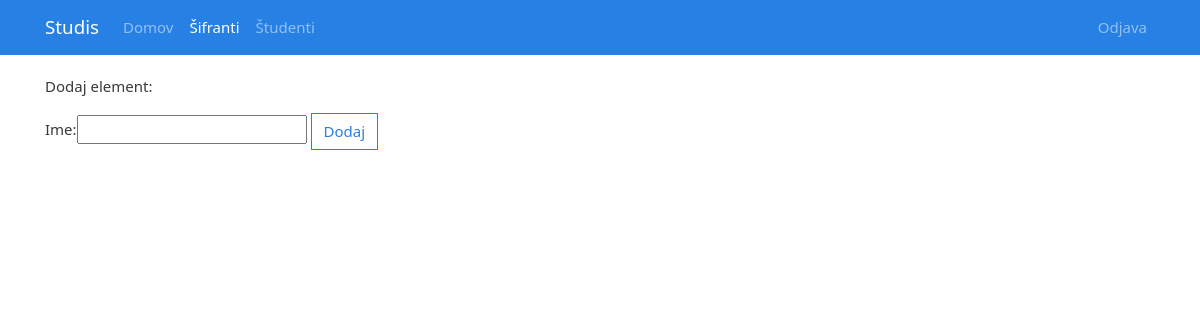
The app's page /sifranti/Drzava/, older data.
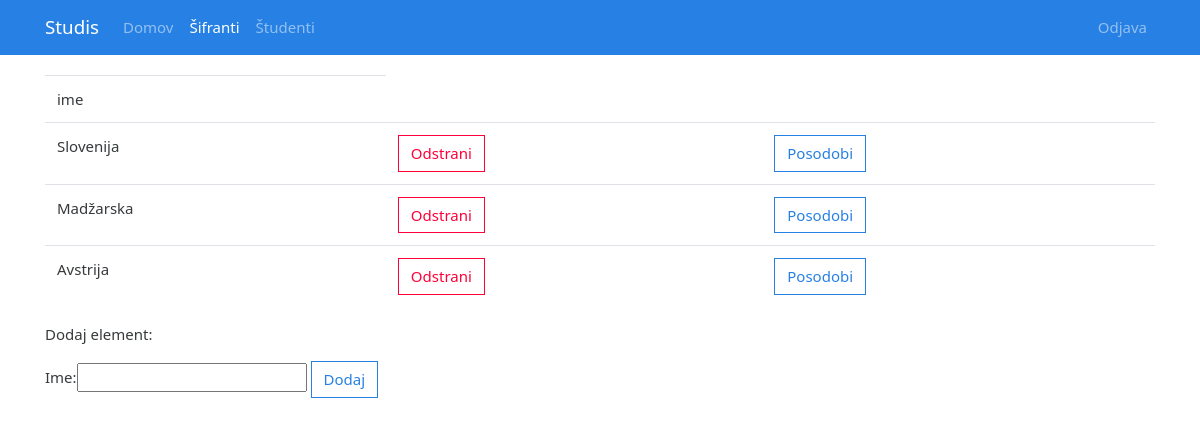
The same page, newer data.
### sifranti/models.py (models this page shows, shortened)
class Drzava(models.Model):
    ime = models.CharField(max_length=100)

### sifranti/views.py (the view)
# urls.py: path('<str:diff>/',views.changesif,name='changesif'),
def changesif(request, diff):
    if request.method == 'POST' and diff in diff_names:
        form = eval(diff+'Form')(request.POST)
        if form.is_valid():
            new_object = form.save()
            return HttpResponseRedirect('/sifranti/'+ diff +'/')
    else:
        if diff in diff_names:
            elements = eval(diff).objects.values()
            form = eval(diff+'Form')()
            context = {
            'object_name' : diff,
            'elements' : elements,
            'form': form,
            }
            return render(request,'sifranti/changesif.html',context)
        else:
            return HttpResponse("Ni take tabele")

### sifranti/forms.py
class DrzavaForm(ModelForm):
    class Meta:
        model = Drzava
        fields = '__all__'

### sifranti/templates/sifranti/changesif.html (shortened to what this page needs)
{% include "base.html" %}
{% block content %}
<div class="container sifrant">
{% if elements %}
    <table class="table">
        <tr>
            {% for diff in elements.1  %}
                {% if not diff == "id" %}
                <td>{{ diff }}</td>
                {% endif %}
            {% endfor %}
        </tr>
        {% for diff in elements  %}
        <tr>
            {% for k, v in diff.items  %}
                {% if not k == "id" %}
                <td>{{ v }}</td>
                {% endif %}
            {% endfor %}
            <td>
                <form action="/sifranti/{{ object_name }}/{{ diff.id }}/delete/" method="post">
                    <button type="submit" class="btn btn-outline-danger">Odstrani</button>
                </form>
            </td>
            <td>
                <form action="/sifranti/{{ object_name }}/{{ diff.id }}/" method="get">
                    <button type="submit" class="btn btn-outline-primary">Posodobi</button>
                </form>
            </td>
        </tr>
        {% endfor %}
    </table>
    <p>Dodaj element: </p>
    <form action="/sifranti/{{ object_name }}/" method="post">
        {{ form }}
        <button type="submit" class="btn btn-outline-primary">Dodaj</button>
    </form>
{% else %}
    <p>Dodaj element: </p>
    <form action="/sifranti/{{ object_name }}/" method="post">
        {{ form }}
        <button type="submit" class="btn btn-outline-primary">Dodaj</button>
    </form>
{% endif %}
</div>
{% endblock %}

Row changes from the older to the newer data that the page shows:
added Drzava: diff "Slovenija"
added Drzava: diff "Madžarska"
added Drzava: diff "Avstrija"
Text that changed along with them:
new list line: "ime"
